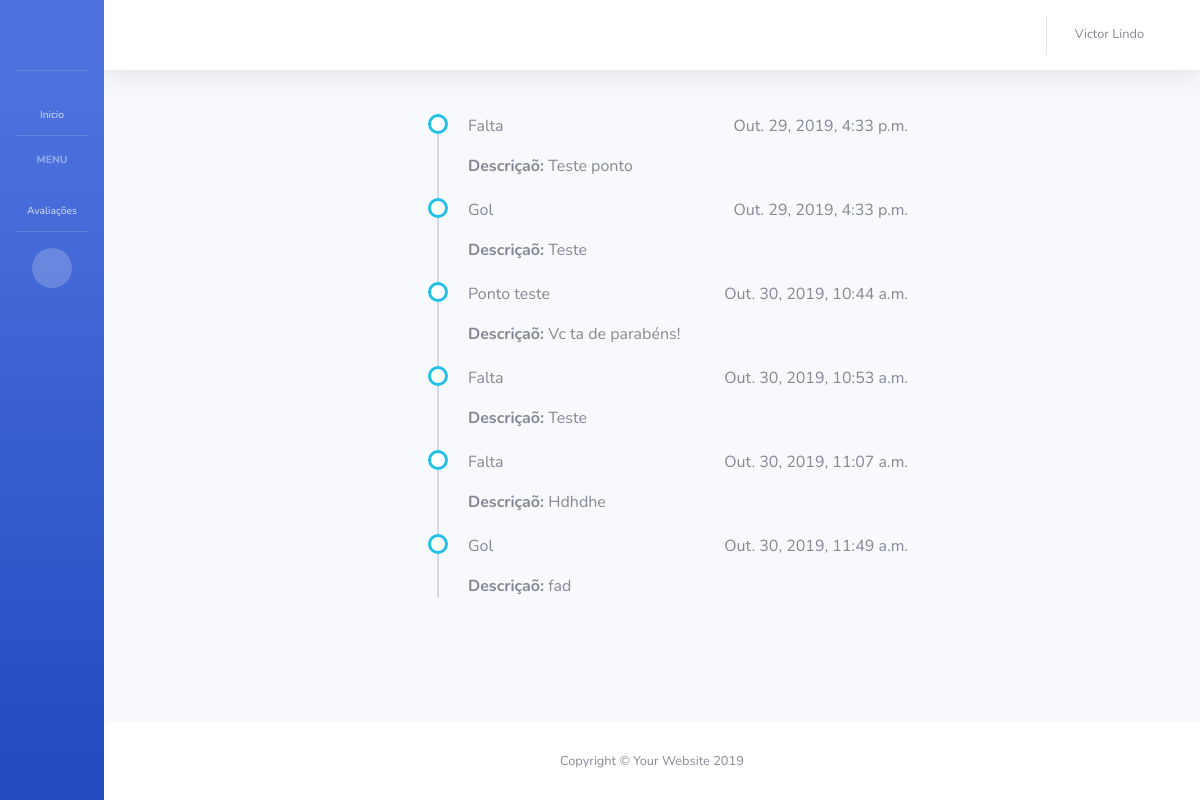
The app's page /avaliacoes/minhas-avaliacoes/ (signed in), older data.
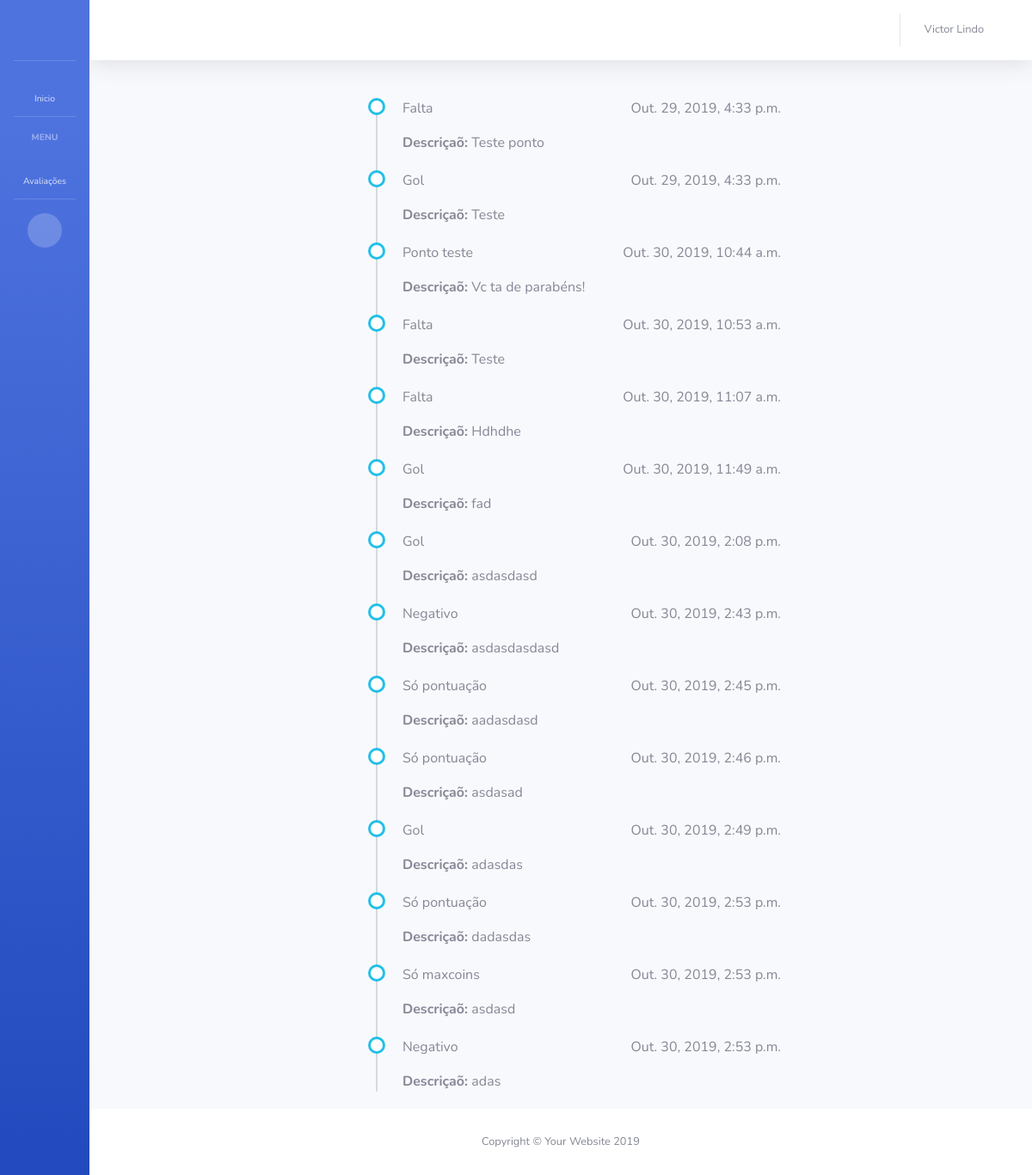
The same page, newer data.
### app_maxliga/models.py (models this page shows, shortened)
class LancamentoAvaliacao(models.Model):
    avaliador = models.ForeignKey(Colaborador, on_delete=models.SET_NULL, blank=True, null=True, verbose_name='Avaliador', related_name='avaliador_colaborador')
    colaborador = models.ForeignKey(Colaborador, on_delete=models.SET_NULL, blank=True, null=True, verbose_name='Colaborador', related_name='colaborador_colaborador')
    tipo_ponto = models.ForeignKey(TipoPonto, on_delete=models.SET_NULL, blank=True, null=True, verbose_name='Tipo de ponto')
    descricao = models.TextField('Descrição do lançamento', max_length=300)
    data_lancamento = models.DateTimeField('Data de criação', auto_now_add=True)
    def __str__(self):
        return 'Colaborador: ' + str(self.colaborador) + '  - Data lançamento: ' + str(self.data_lancamento)

class TipoPonto(models.Model):
    nome = models.CharField('Nome tipo de ponto', max_length=128)
    qtd_ponto = models.FloatField('Quantidade de pontos', blank=True, default=0)
    qtd_maxcoins = models.FloatField('Quantidade de MaxCoins', blank=True, default=0)
    data_cadastro = models.DateTimeField('Data de criação', auto_now_add=True)

### app_maxliga/views.py (the view)
# urls.py: path('avaliacoes/minhas-avaliacoes/', minhas_avaliacoes, name='minhas_avaliacoes'),
def minhas_avaliacoes(request):
    user = request.user.id
    colaborador = Colaborador.objects.get(usuario=user)
    avaliacoes = LancamentoAvaliacao.objects.filter(colaborador=colaborador)
    print(avaliacoes)
    data = {
        'colaborador': colaborador,
        'avaliacoes': avaliacoes
    }
    return render(request, 'app_maxliga/minhas_avaliacoes.html', data)

### app_maxliga/models.py (called while the page is built)
    def __str__(self):
        return self.nome

### app_maxliga/templates/app_maxliga/minhas_avaliacoes.html
{% extends 'base.html' %}
{% block BodyHeading %}
<div class="container">
    <div class="row">
        <div class="col-md-6 offset-md-3">
            <ul class="timeline">
                {% for avaliacao in avaliacoes %}
                <li>
                    <div class="row">
                        <div class="col">
                            <p>{{ avaliacao.tipo_ponto.nome }}</p>
                        </div>
                        <div class="text-right">
                            <a class="float-right">{{ avaliacao.data_lancamento }}</a>
                        </div>
                    </div>
                    <p><b>Descriçaõ: </b>{{ avaliacao.descricao }}</p>
                </li>
                {% endfor %}
            </ul>
        </div>
    </div>
</div>
{% endblock %}

Row changes from the older to the newer data that the page shows:
added LancamentoAvaliacao: tipo_ponto.nome "Gol", data_lancamento "Out. 30, 2019, 2:08 p.m.", descricao "asdasdasd"
added LancamentoAvaliacao: tipo_ponto.nome "Negativo", data_lancamento "Out. 30, 2019, 2:43 p.m.", descricao "asdasdasdasd"
added LancamentoAvaliacao: tipo_ponto.nome "Só pontuação", data_lancamento "Out. 30, 2019, 2:45 p.m.", descricao "aadasdasd"
added LancamentoAvaliacao: tipo_ponto.nome "Só pontuação", data_lancamento "Out. 30, 2019, 2:46 p.m.", descricao "asdasad"
added LancamentoAvaliacao: tipo_ponto.nome "Gol", data_lancamento "Out. 30, 2019, 2:49 p.m.", descricao "adasdas"
added LancamentoAvaliacao: tipo_ponto.nome "Só pontuação", data_lancamento "Out. 30, 2019, 2:53 p.m.", descricao "dadasdas"
added LancamentoAvaliacao: tipo_ponto.nome "Só maxcoins", data_lancamento "Out. 30, 2019, 2:53 p.m.", descricao "asdasd"
added LancamentoAvaliacao: tipo_ponto.nome "Negativo", data_lancamento "Out. 30, 2019, 2:53 p.m.", descricao "adas"
